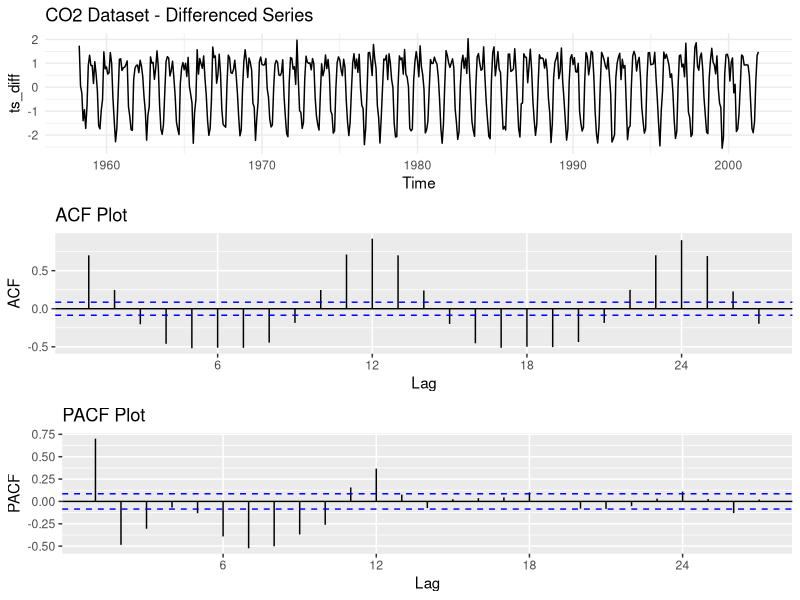
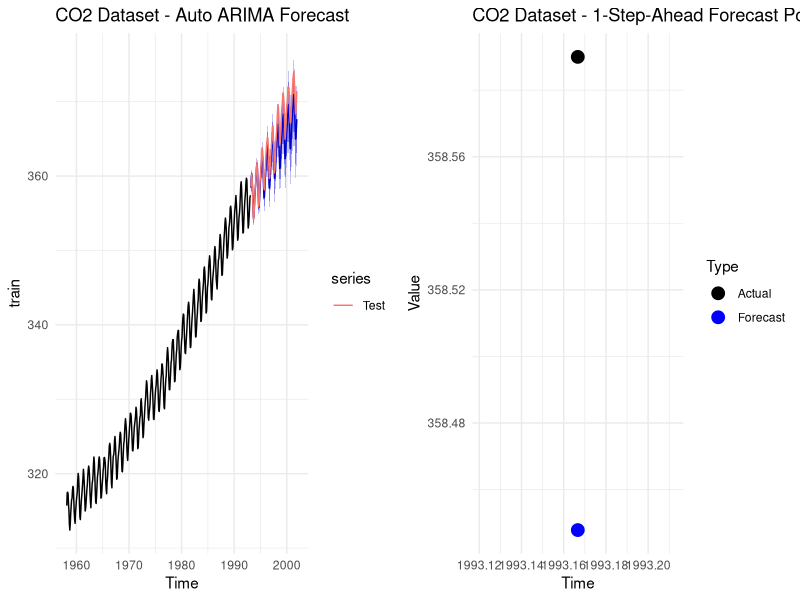
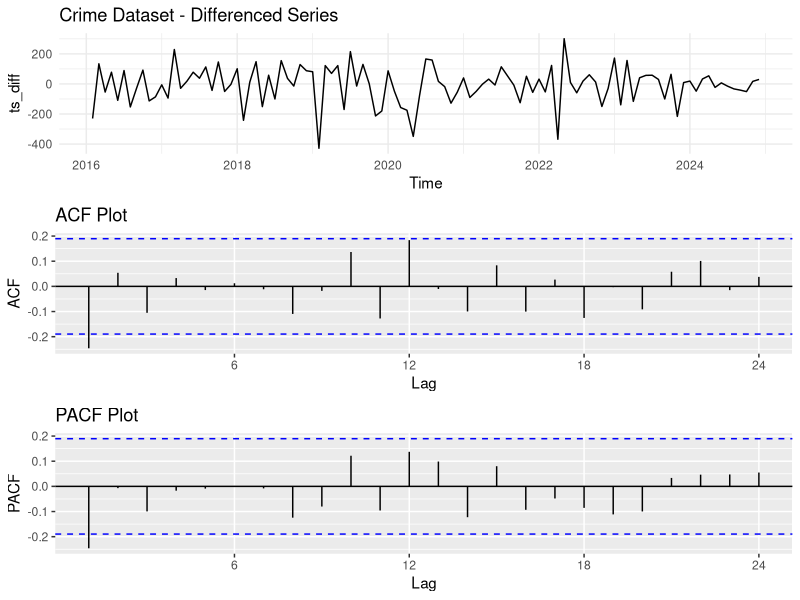
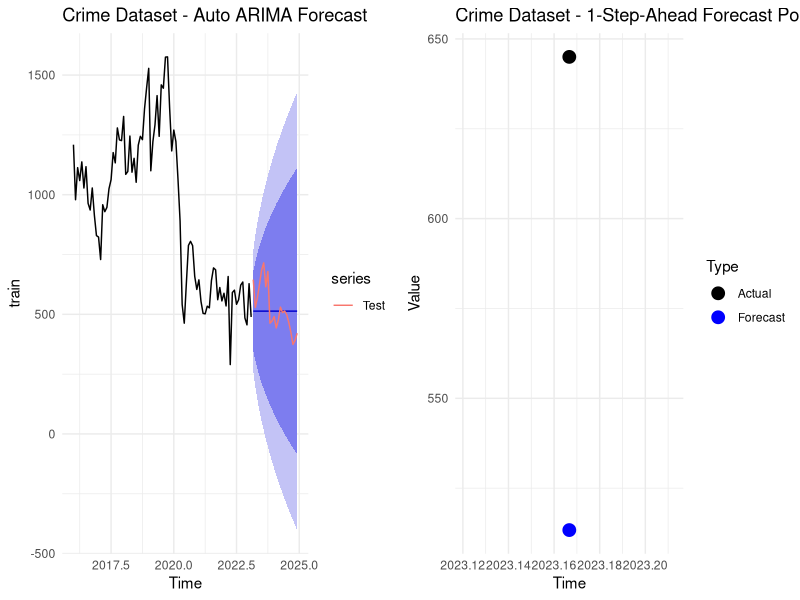
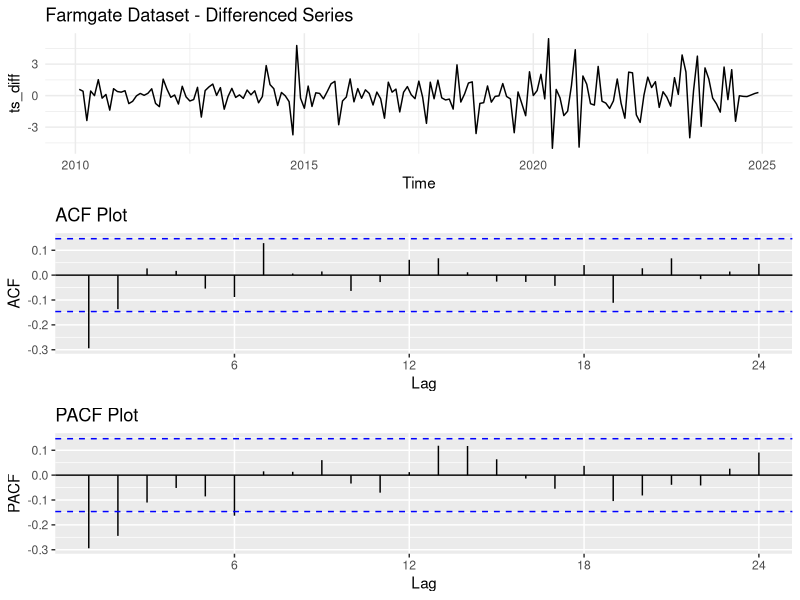
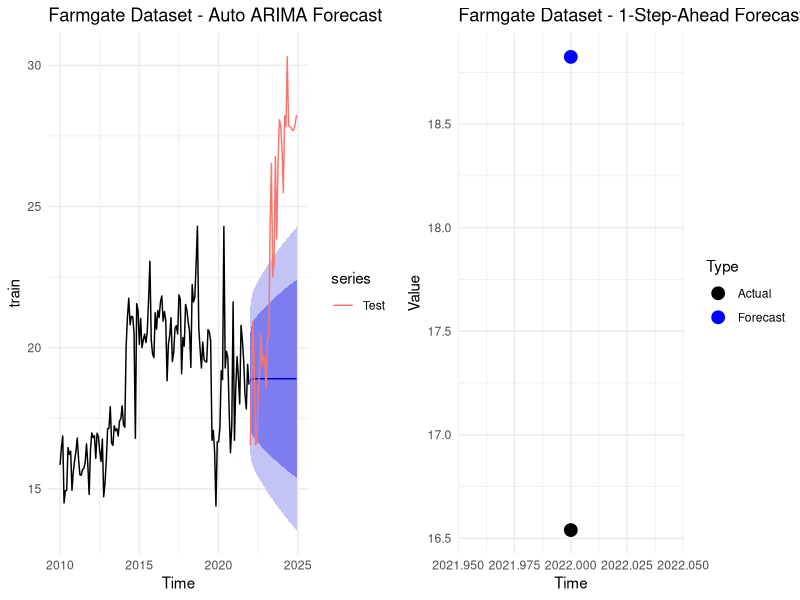

These figures' R source, in order:
#' ---
#' title: "BOX JENKINS"
#' author: "Kyla M. Ayop"
#' date: "`r Sys.Date()`"
#' output: html_document
#' ---
#' 
## ----warning=FALSE,message=FALSE------------------------------
# Load packages
library(forecast)
library(tseries)
library(ggplot2)
library(Metrics)
library(dplyr)
library(gridExtra)

# Function to run full Box-Jenkins pipeline
run_box_jenkins <- function(ts_data, name = "Dataset") {
  cat("===========", name, "===========\n")
  
  # 1. Plot original series
  autoplot(ts_data) + ggtitle(paste(name, "- Original Time Series"))

  # 2. Check stationarity with ADF test
  adf_test <- adf.test(ts_data)
  print(adf_test)
  
  # 3. Differencing if needed
  ndiffs_needed <- ndiffs(ts_data)
  cat("Number of differences needed:", ndiffs_needed, "\n")
  
  ts_diff <- diff(ts_data, differences = ndiffs_needed)
  autoplot(ts_diff) + ggtitle(paste(name, "- Differenced Series"))
  
  # 3.1 Plot differenced series
  p_diff <- autoplot(ts_diff) + ggtitle(paste(name, "- Differenced Series")) + theme_minimal()
  
  # 3.2 Plot ACF & PACF
  p_acf <- ggAcf(ts_diff) + ggtitle("ACF Plot")
  p_pacf <- ggPacf(ts_diff) + ggtitle("PACF Plot")
  grid.arrange(p_diff, p_acf, p_pacf, ncol = 1)
  
  
  # 4. Train-test split (80/20)
  n <- length(ts_data)
  train_end <- floor(0.8 * n)
  train <- window(ts_data, end = time(ts_data)[train_end])
  test <- window(ts_data, start = time(ts_data)[train_end + 1])
  
  # 5. Auto ARIMA
  auto_fit <- auto.arima(train)
  summary(auto_fit)
  
  # 📌 Print the selected ARIMA model structure
  order_vals <- arimaorder(auto_fit)
  cat(sprintf("Selected ARIMA model: ARIMA(%d,%d,%d)(%d,%d,%d)[%d]\n",
              order_vals[1], order_vals[2], order_vals[3],
              order_vals[4], order_vals[5], order_vals[6],
              frequency(train)))
  
  # 6. Manual ARIMA (using output from auto.arima or guessing)
  #manual_fit <- Arima(train, order = c(1, ndiffs_needed, 1))
  
  # 7. Forecasting next point (1-step ahead)
  point_forecast <- forecast(auto_fit, h = 1)

  # 7.1 Evaluate point forecast (1-step ahead)
  actual_point <- test[1]  # First actual value after the training set
  predicted_point <- point_forecast$mean[1]

  # 8. Forecasting for test set
  h_test <- length(test)
  auto_forecast <- forecast(auto_fit, h = h_test)
  #manual_forecast <- forecast(manual_fit, h = h_test)
  
  # 9. Evaluation
  eval_metrics <- function(actual, predicted) {
    data.frame(
      MAE = mae(actual, predicted),
      MAPE = mape(actual, predicted),
      RMSE = rmse(actual, predicted)
    )
  }
  
  auto_metrics <- eval_metrics(test, auto_forecast$mean)
  #manual_metrics <- eval_metrics(test, manual_forecast$mean)
  point_metrics <- eval_metrics(actual_point, predicted_point)

  cat("Point Forecast Metrics (1-step-ahead):\n")
  print(point_metrics)

  cat("Auto ARIMA metrics::\n")
  print(auto_metrics)
  
  #print("Manual ARIMA metrics:")
  #print(manual_metrics)
  
  # 10. Visualization
  p1 <- autoplot(auto_forecast) +
    autolayer(test, series = "Test") +
    ggtitle(paste(name, "- Auto ARIMA Forecast")) +
    theme_minimal()

  # Create a small time series for actual and predicted to plot
  point_time <- time(test)[1]  # Get the time for the forecast point
  
  # Create a data frame for plotting
  df_points <- data.frame(
    Time = c(point_time, point_time),
    Value = c(point_forecast$mean[1], actual_point),
    Type = c("Forecast", "Actual")
  )
  
  # Plot both points
  p2 <- ggplot(df_points, aes(x = Time, y = Value, color = Type)) +
    geom_point(size = 4) +
    ggtitle(paste(name, "- 1-Step-Ahead Forecast Point")) +
    ylab("Value") +
    xlab("Time") +
    theme_minimal() +
    scale_color_manual(values = c("Forecast" = "blue", "Actual" = "black"))

    
  grid.arrange(p1 , p2,ncol = 2)
}

# Load datasets
co2 <- read.csv("co2_mm_mlo.csv")
crime <- read.csv("vancouver_crime.csv")
farm <- read.csv("farmgate_prices.csv")

# Convert to time series
co2_ts <- ts(co2$Average, start = c(min(co2$Year), 3), frequency = 12)
crime_ts <- ts(crime$TfA, start = c(min(crime$Year), min(crime$Month)), frequency = 12)
farm_ts <- ts(farm$Price, start = c(min(farm$Year), min(farm$Month)), frequency = 12)

# Run Box-Jenkins modeling on each dataset
run_box_jenkins(co2_ts, "CO2 Dataset")
run_box_jenkins(crime_ts, "Crime Dataset")
run_box_jenkins(farm_ts, "Farmgate Dataset")
